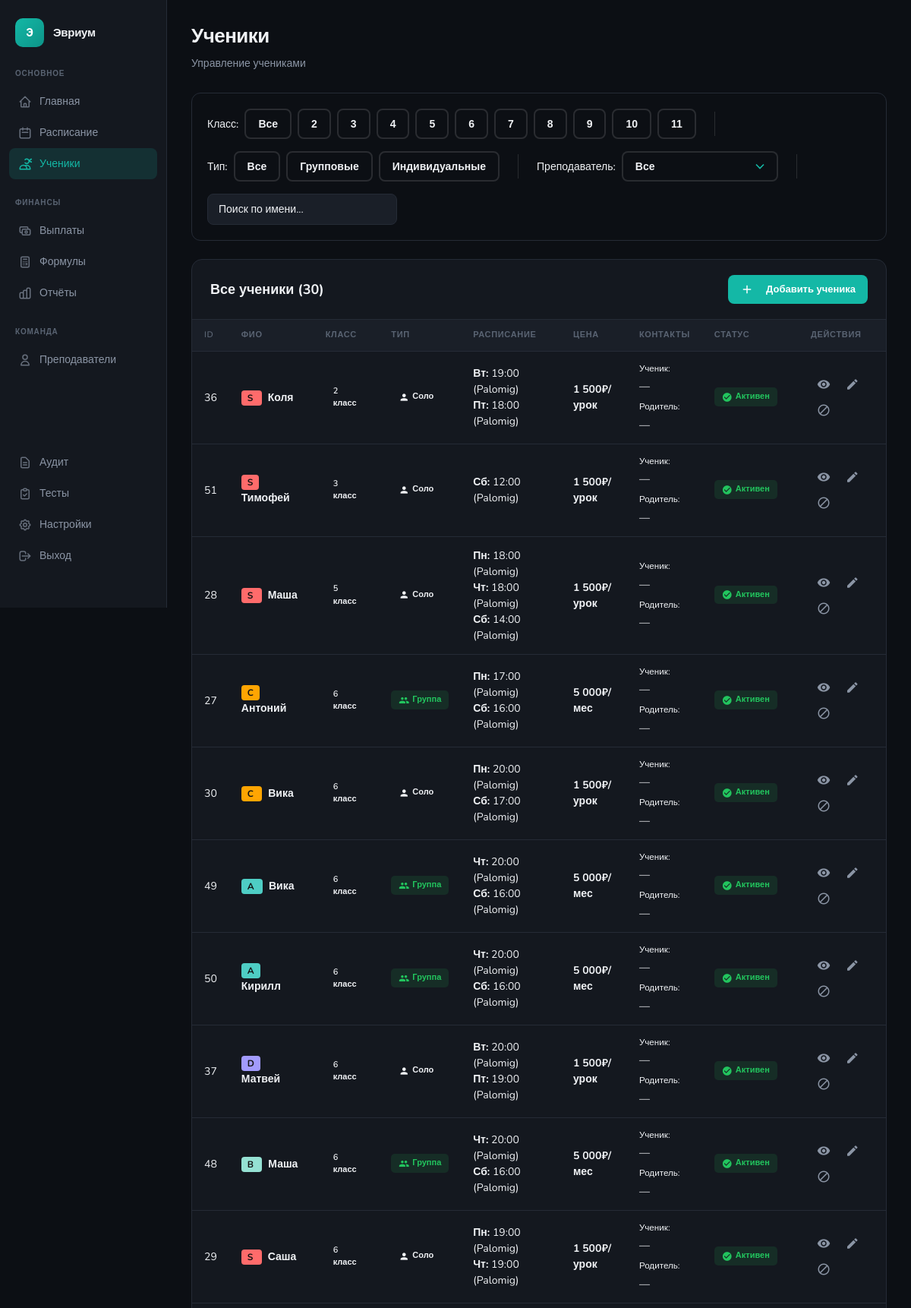
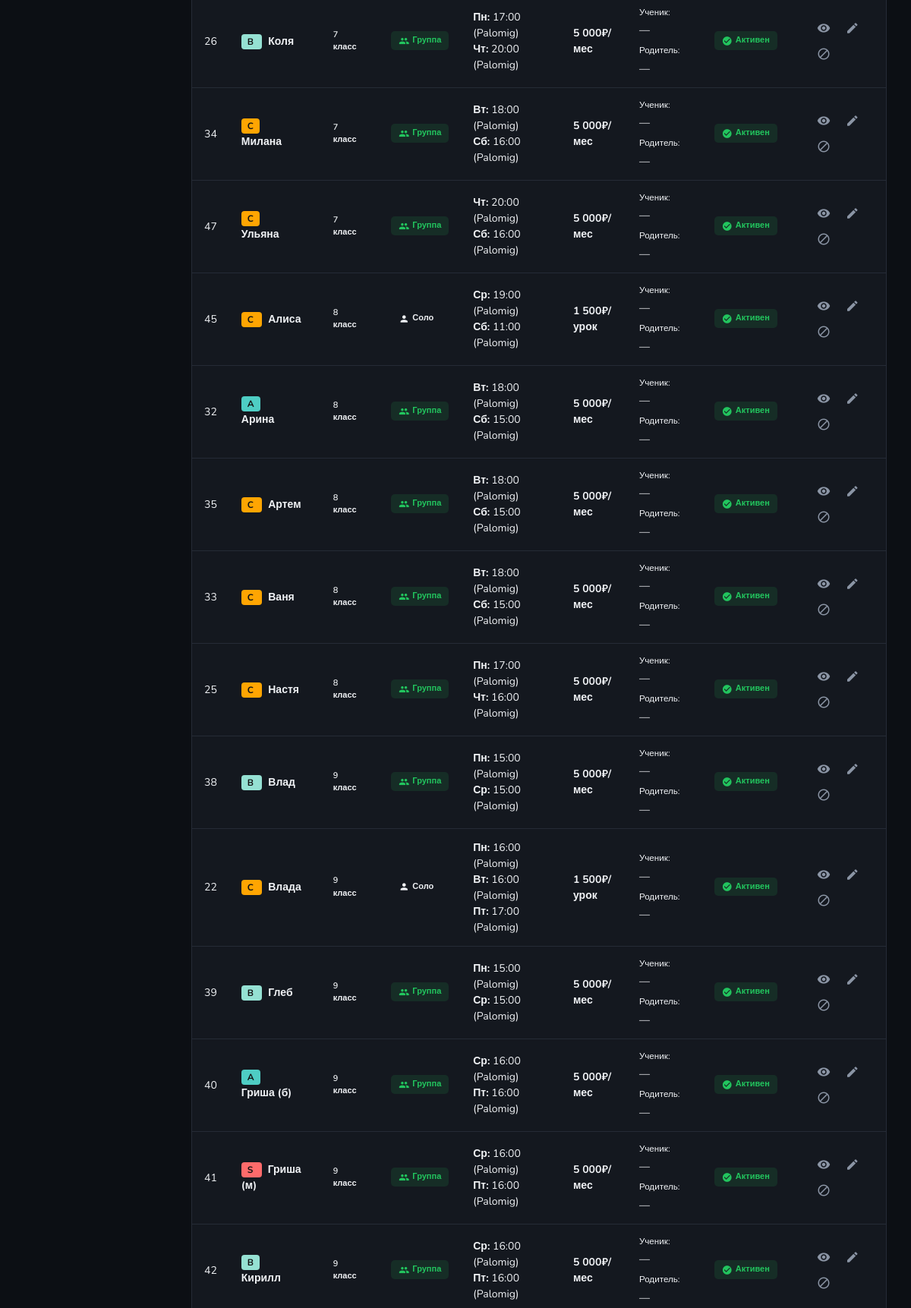
The app's page /zarplata/students.php (signed in, upper part) with its own data (2 pictures, top to bottom).
### tables this page shows
CREATE TABLE IF NOT EXISTS `students` (
  `id` int(11) NOT NULL AUTO_INCREMENT,
  `teacher_id` int(11) NOT NULL,
  `name` varchar(100) NOT NULL,
  `student_telegram` varchar(100) DEFAULT NULL,
  `student_whatsapp` varchar(20) DEFAULT NULL,
  `parent_name` varchar(100) DEFAULT NULL,
  `parent_telegram` varchar(100) DEFAULT NULL,
  `parent_whatsapp` varchar(20) DEFAULT NULL,
  `class` int(11) DEFAULT NULL,
  `tier` enum('S','A','B','C','D') DEFAULT 'C',
  `lesson_type` enum('group','individual') DEFAULT 'group',
  `payment_type_group` enum('per_lesson','monthly') DEFAULT 'monthly',
  `payment_type_individual` enum('per_lesson','monthly') DEFAULT 'per_lesson',
  `price_group` int(11) DEFAULT '5000',
  `price_individual` int(11) DEFAULT '1500',
  `schedule` json DEFAULT NULL,
  `notes` text,
  `active` tinyint(1) DEFAULT '1',
  `created_at` datetime DEFAULT CURRENT_TIMESTAMP,
  `updated_at` datetime DEFAULT CURRENT_TIMESTAMP ON UPDATE CURRENT_TIMESTAMP,
  PRIMARY KEY (`id`),
  KEY `idx_active` (`active`),
  KEY `idx_lesson_type` (`lesson_type`),
  KEY `idx_class` (`class`),
  KEY `idx_payment_type_group` (`payment_type_group`),
  KEY `idx_payment_type_individual` (`payment_type_individual`),
  KEY `idx_teacher_id` (`teacher_id`),
  KEY `idx_tier` (`tier`)
);

### zarplata/config/db.php (called while the page is built, shortened)
<?php
$pdo = null;
function getDB() {
    global $pdo;
    if ($pdo === null) {
        try {
            $dsn = sprintf(
                "mysql:host=%s;dbname=%s;charset=%s",
                DB_HOST,
                DB_NAME,
                DB_CHARSET
            );
            $options = [
                PDO::ATTR_ERRMODE => PDO::ERRMODE_EXCEPTION,
                PDO::ATTR_DEFAULT_FETCH_MODE => PDO::FETCH_ASSOC,
                PDO::ATTR_EMULATE_PREPARES => false,
            ];
            $pdo = new PDO($dsn, DB_USER, DB_PASS, $options);
        } catch (PDOException $e) {
            error_log("Database connection failed: " . $e->getMessage());
            die("Ошибка подключения к базе данных");
        }
    }
    return $pdo;
}
function dbQuery($sql, $params = []) {
    try {
        $pdo = getDB();
        $stmt = $pdo->prepare($sql);
        $stmt->execute($params);
        return $stmt->fetchAll();
    } catch (PDOException $e) {
        error_log("Query failed: " . $e->getMessage());
        return [];
    }
}

### zarplata/config/helpers.php (called while the page is built, shortened)
<?php
function e($text) {
    return htmlspecialchars($text ?? '', ENT_QUOTES, 'UTF-8');
}
function formatMoney($amount, $withSymbol = true) {
    $formatted = number_format((float)$amount, 0, ',', ' ');
    return $withSymbol ? $formatted . '₽' : $formatted;
}

### zarplata/students.php (the view, shortened to what this page needs)
<?php
require_once __DIR__ . '/config/db.php';
require_once __DIR__ . '/config/helpers.php';
try {
    $teachers = dbQuery(
        "SELECT id, name, display_name FROM teachers WHERE active = 1 ORDER BY name ASC",
        []
    );
} catch (PDOException $e) {
    if (strpos($e->getMessage(), 'display_name') !== false) {
        $teachers = dbQuery(
            "SELECT id, name, NULL as display_name FROM teachers WHERE active = 1 ORDER BY name ASC",
            []
        );
    } else {
        throw $e;
    }
}
$students = dbQuery(
    "SELECT s.*, t.name as teacher_name
     FROM students s
     LEFT JOIN teachers t ON s.teacher_id = t.id
     ORDER BY s.active DESC, s.class ASC, s.name ASC",
    []
);
require_once __DIR__ . '/templates/header.php';
?>
<div class="filters-panel">
    <div class="filters-content">
        <div class="filter-group">
            <span class="legend-label">Класс:</span>
            <button class="class-filter-btn" data-class="all" onclick="toggleClassFilter(this)">Все</button>
            <?php for ($i = 2; $i <= 11; $i++): ?>
                <button class="class-filter-btn" data-class="<?= $i ?>" onclick="toggleClassFilter(this)"><?= $i ?></button>
            <?php endfor; ?>
        </div>
        <div class="filter-group">
            <span class="legend-label">Тип:</span>
            <button class="type-filter-btn" data-type="all" onclick="toggleTypeFilter(this)">Все</button>
            <button class="type-filter-btn" data-type="group" onclick="toggleTypeFilter(this)">Групповые</button>
            <button class="type-filter-btn" data-type="individual" onclick="toggleTypeFilter(this)">Индивидуальные</button>
        </div>
        <div class="filter-group">
            <span class="legend-label">Преподаватель:</span>
            <select class="teacher-filter-select" id="teacher-filter" onchange="filterByTeacher()">
                <option value="all">Все</option>
            </select>
        </div>
        <div class="filter-group">
            <input type="text" id="search-input" class="search-input" placeholder="Поиск по имени..." onkeyup="filterByName()">
        </div>
    </div>
</div>
<div class="table-container">
    <div class="table-header">
        <h2 class="table-title">Все ученики (<?= count($students) ?>)</h2>
        <button class="btn btn-primary" onclick="openStudentModal()">
            <span class="material-icons" style="margin-right: 8px; font-size: 18px;">add</span>
            Добавить ученика
        </button>
    </div>
    <?php if (empty($students)): ?>
        <div class="empty-state">
            <div class="material-icons">person_off</div>
            <p>Нет учеников в системе</p>
            <p style="margin-top: 8px;">
                <button class="btn btn-primary" onclick="openStudentModal()">
                    Добавить первого ученика
                </button>
            </p>
        </div>
    <?php else: ?>
        <table id="students-table">
            <thead>
                <tr>
                    <th>ID</th>
                    <th>ФИО</th>
                    <th>Класс</th>
                    <th>Тип</th>
                    <th>Расписание</th>
                    <th>Цена</th>
                    <th>Контакты</th>
                    <th>Статус</th>
                    <th>Действия</th>
                </tr>
            </thead>
            <tbody>
                <?php foreach ($students as $student): ?>
                    <?php
                    $schedule = null;
                    if (isset($student['schedule']) && $student['schedule']) {
                        $schedule = json_decode($student['schedule'], true);
                    }
                    ?>
                    <tr data-student-id="<?= $student['id'] ?>"
                        data-class="<?= $student['class'] ?? 'none' ?>"
                        data-type="<?= $student['lesson_type'] ?? 'group' ?>"
                        data-name="<?= mb_strtolower($student['name']) ?>"
                        data-teacher-id="<?= $student['teacher_id'] ?? 'none' ?>"
                        class="student-row">
                        <td><?= $student['id'] ?></td>
                        <td>
                            <?php
                            $tier = $student['tier'] ?? 'C';
                            $tierColors = [
                                'S' => '#FF6B6B',
                                'A' => '#4ECDC4',
                                'B' => '#95E1D3',
                                'C' => '#FFA502',
                                'D' => '#A29BFE'
                            ];
                            $tierColor = $tierColors[$tier] ?? '#FFA502';
                            ?>
                            <span class="tier-badge" style="background-color: <?= $tierColor ?>; color: #121212; font-weight: 700; padding: 2px 8px; border-radius: 4px; font-size: 12px; margin-right: 8px;">
                                <?= $tier ?>
                            </span>
                            <strong><?= e($student['name']) ?></strong>
                        </td>
                        <td>
                            <?php if ($student['class']): ?>
                                <span class="badge badge-info"><?= $student['class'] ?> класс</span>
                            <?php else: ?>
                                —
                            <?php endif; ?>
                        </td>
                        <td>
                            <?php
                            $lessonType = $student['lesson_type'] ?? 'group';
                            if ($lessonType === 'individual'):
                            ?>
                                <span class="badge badge-warning">
                                    <span class="material-icons" style="font-size: 14px;">person</span>
                                    Соло
                                </span>
                            <?php else: ?>
                                <span class="badge badge-success">
                                    <span class="material-icons" style="font-size: 14px;">group</span>
                                    Группа
                                </span>
                            <?php endif; ?>
                        </td>
                        <td>
                            <?php if ($schedule && !empty($schedule)): ?>
                                <?php
                                $days = ['', 'Пн', 'Вт', 'Ср', 'Чт', 'Пт', 'Сб', 'Вс'];
                                $scheduleByDay = [];
                                foreach ($schedule as $day => $lessons) {
                                    $dayName = $days[$day] ?? '';
                                    if (!isset($scheduleByDay[$dayName])) {
                                        $scheduleByDay[$dayName] = [];
                                    }
                                    if (is_array($lessons)) {
                                        foreach ($lessons as $lesson) {
                                            if (is_array($lesson) && isset($lesson['time'])) {
                                                $teacherName = '';
                                                if (isset($lesson['teacher_id'])) {
                                                    foreach ($teachers as $t) {
                                                        if ($t['id'] == $lesson['teacher_id']) {
                                                            $teacherName = !empty($t['display_name']) ? $t['display_name'] : $t['name'];
                                                            break;
                                                        }
                                                    }
                                                }
                                                $scheduleByDay[$dayName][] = "{$lesson['time']}" . ($teacherName ? " ({$teacherName})" : "");
                                            } else {
                                                $scheduleByDay[$dayName][] = $lesson;
                                            }
                                        }
                                    } else {
                                        $scheduleByDay[$dayName][] = $lessons;
                                    }
                                }
                                $dayLines = [];
                                foreach ($scheduleByDay as $dayName => $dayLessons) {
                                    $dayLines[] = '<strong>' . e($dayName) . ':</strong> ' . e(implode(', ', $dayLessons));
                                }
                                echo implode('<br>', $dayLines);
                                ?>
                            <?php else: ?>
                                <span style="color: var(--text-medium-emphasis);">Не указано</span>
                            <?php endif; ?>
                        </td>
                        <td>
                            <?php
                            $lessonType = $student['lesson_type'] ?? 'group';
                            if ($lessonType === 'group') {
                                $price = $student['price_group'] ?? 5000;
                                $paymentType = $student['payment_type_group'] ?? 'monthly';
                            } else {
                                $price = $student['price_individual'] ?? 1500;
                                $paymentType = $student['payment_type_individual'] ?? 'per_lesson';
                            }
                            $paymentLabel = $paymentType === 'monthly' ? '/мес' : '/урок';
                            ?>
                            <strong><?= formatMoney($price) ?><?= $paymentLabel ?></strong>
                        </td>
                        <td>
                            <div style="margin-bottom: 8px;">
                                <small style="color: var(--text-medium-emphasis); display: block; margin-bottom: 4px;">Ученик:</small>
                                <?php if (!$student['student_telegram'] && !$student['student_whatsapp']): ?>
                                    <span style="color: var(--text-medium-emphasis);">—</span>
                                <?php endif; ?>
                            </div>
                            <div>
                                <small style="color: var(--text-medium-emphasis); display: block; margin-bottom: 4px;">Родитель:</small>
                                <?php if (!$student['parent_telegram'] && !$student['parent_whatsapp']): ?>
                                    <span style="color: var(--text-medium-emphasis);">—</span>
                                <?php endif; ?>
                            </div>
                        </td>
                        <td>
                            <?php if ($student['active']): ?>
                                <span class="badge badge-success">
                                    <span class="material-icons" style="font-size: 14px;">check_circle</span>
                                    Активен
                                </span>
                            <?php endif; ?>
                        </td>
                        <td>
                            <button class="btn btn-text" onclick="viewStudent(<?= $student['id'] ?>)" title="Просмотр">
                                <span class="material-icons" style="font-size: 18px;">visibility</span>
                            </button>
                            <button class="btn btn-text" onclick="editStudent(<?= $student['id'] ?>)" title="Редактировать">
                                <span class="material-icons" style="font-size: 18px;">edit</span>
                            </button>
                            <button class="btn btn-text" onclick="toggleStudentActive(<?= $student['id'] ?>)" title="Изменить статус">
                                <span class="material-icons" style="font-size: 18px;">
                                </span>
                            </button>
                        </td>
                    </tr>
                <?php endforeach; ?>
            </tbody>
        </table>
    <?php endif; ?>
</div>
<?php require_once __DIR__ . '/templates/footer.php'; ?>

### records on screen
students: id "36", tier "S", name "Коля", class "2", lesson_type "individual" (drawn), dayName "Вт Пт", dayLessons "19:00 (Palomig) 18:00 (Palomig)", price_individual "1 500₽", payment_type_individual "/урок", active 1 (drawn)
students: id "51", tier "S", name "Тимофей", class "3", lesson_type "individual" (drawn), dayName "Сб", dayLessons "12:00 (Palomig)", price_individual "1 500₽", payment_type_individual "/урок", active 1 (drawn)
students: id "28", tier "S", name "Маша", class "5", lesson_type "individual" (drawn), dayName "Пн Чт Сб", dayLessons "18:00 (Palomig) 18:00 (Palomig) 14:00 (Palomig)", price_individual "1 500₽", payment_type_individual "/урок", active 1 (drawn)
students: id "27", tier "C", name "Антоний", class "6", lesson_type "group" (drawn), dayName "Пн Сб", dayLessons "17:00 (Palomig) 16:00 (Palomig)", price_group "5 000₽", payment_type_group "/мес", active 1 (drawn)
students: id "30", tier "C", name "Вика", class "6", lesson_type "individual" (drawn), dayName "Пн Сб", dayLessons "20:00 (Palomig) 17:00 (Palomig)", price_individual "1 500₽", payment_type_individual "/урок", active 1 (drawn)
students: id "49", tier "A", name "Вика", class "6", lesson_type "group" (drawn), dayName "Чт Сб", dayLessons "20:00 (Palomig) 16:00 (Palomig)", price_group "5 000₽", payment_type_group "/мес", active 1 (drawn)
students: id "50", tier "A", name "Кирилл", class "6", lesson_type "group" (drawn), dayName "Чт Сб", dayLessons "20:00 (Palomig) 16:00 (Palomig)", price_group "5 000₽", payment_type_group "/мес", active 1 (drawn)
students: id "37", tier "D", name "Матвей", class "6", lesson_type "individual" (drawn), dayName "Вт Пт", dayLessons "20:00 (Palomig) 19:00 (Palomig)", price_individual "1 500₽", payment_type_individual "/урок", active 1 (drawn)
students: id "48", tier "B", name "Маша", class "6", lesson_type "group" (drawn), dayName "Чт Сб", dayLessons "20:00 (Palomig) 16:00 (Palomig)", price_group "5 000₽", payment_type_group "/мес", active 1 (drawn)
students: id "29", tier "S", name "Саша", class "6", lesson_type "individual" (drawn), dayName "Пн Чт", dayLessons "19:00 (Palomig) 19:00 (Palomig)", price_individual "1 500₽", payment_type_individual "/урок", active 1 (drawn)
students: id "26", tier "B", name "Коля", class "7", lesson_type "group" (drawn), dayName "Пн Чт", dayLessons "17:00 (Palomig) 20:00 (Palomig)", price_group "5 000₽", payment_type_group "/мес", active 1 (drawn)
students: id "34", tier "C", name "Милана", class "7", lesson_type "group" (drawn), dayName "Вт Сб", dayLessons "18:00 (Palomig) 16:00 (Palomig)", price_group "5 000₽", payment_type_group "/мес", active 1 (drawn)
students: id "47", tier "C", name "Ульяна", class "7", lesson_type "group" (drawn), dayName "Чт Сб", dayLessons "20:00 (Palomig) 16:00 (Palomig)", price_group "5 000₽", payment_type_group "/мес", active 1 (drawn)
students: id "45", tier "C", name "Алиса", class "8", lesson_type "individual" (drawn), dayName "Ср Сб", dayLessons "19:00 (Palomig) 11:00 (Palomig)", price_individual "1 500₽", payment_type_individual "/урок", active 1 (drawn)
students: id "32", tier "A", name "Арина", class "8", lesson_type "group" (drawn), dayName "Вт Сб", dayLessons "18:00 (Palomig) 15:00 (Palomig)", price_group "5 000₽", payment_type_group "/мес", active 1 (drawn)
students: id "35", tier "C", name "Артем", class "8", lesson_type "group" (drawn), dayName "Вт Сб", dayLessons "18:00 (Palomig) 15:00 (Palomig)", price_group "5 000₽", payment_type_group "/мес", active 1 (drawn)
students: id "33", tier "C", name "Ваня", class "8", lesson_type "group" (drawn), dayName "Вт Сб", dayLessons "18:00 (Palomig) 15:00 (Palomig)", price_group "5 000₽", payment_type_group "/мес", active 1 (drawn)
students: id "25", tier "C", name "Настя", class "8", lesson_type "group" (drawn), dayName "Пн Чт", dayLessons "17:00 (Palomig) 16:00 (Palomig)", price_group "5 000₽", payment_type_group "/мес", active 1 (drawn)
students: id "38", tier "B", name "Влад", class "9", lesson_type "group" (drawn), dayName "Пн Ср", dayLessons "15:00 (Palomig) 15:00 (Palomig)", price_group "5 000₽", payment_type_group "/мес", active 1 (drawn)
students: id "22", tier "C", name "Влада", class "9", lesson_type "individual" (drawn), dayName "Пн Вт Пт", dayLessons "16:00 (Palomig) 16:00 (Palomig) 17:00 (Palomig)", price_individual "1 500₽", payment_type_individual "/урок", active 1 (drawn)
students: id "39", tier "B", name "Глеб", class "9", lesson_type "group" (drawn), dayName "Пн Ср", dayLessons "15:00 (Palomig) 15:00 (Palomig)", price_group "5 000₽", payment_type_group "/мес", active 1 (drawn)
students: id "40", tier "A", name "Гриша (б)", class "9", lesson_type "group" (drawn), dayName "Ср Пт", dayLessons "16:00 (Palomig) 16:00 (Palomig)", price_group "5 000₽", payment_type_group "/мес", active 1 (drawn)
students: id "41", tier "S", name "Гриша (м)", class "9", lesson_type "group" (drawn), dayName "Ср Пт", dayLessons "16:00 (Palomig) 16:00 (Palomig)", price_group "5 000₽", payment_type_group "/мес", active 1 (drawn)
students: id "42", tier "B", name "Кирилл", class "9", lesson_type "group" (drawn), dayName "Ср Пт", dayLessons "16:00 (Palomig) 16:00 (Palomig)", price_group "5 000₽", payment_type_group "/мес", active 1 (drawn)

### other values on screen
PAGE_TITLE "Ученики"
PAGE_SUBTITLE "Управление учениками"
count($students) "30"
